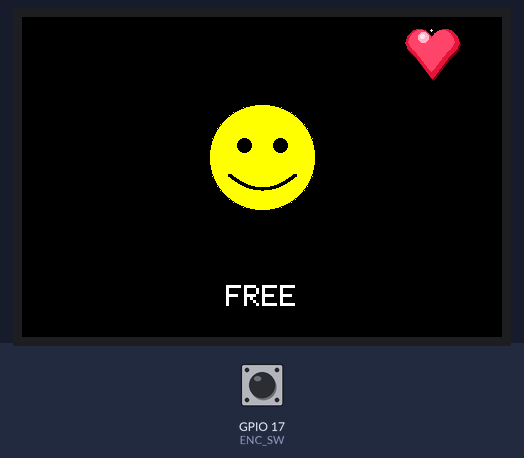
Recording of a sketch running on a simulated ESP32. On the bench: 480×320 colour display. The inputs (shaded band) are chosen by the test bench; at power-on: GPIO 17 (ENC_SW) HIGH.

Above: at 1.5 s.
1.6 s: GPIO 17 (ENC_SW) pulled LOW for 0.15 s
At 2.9 s:
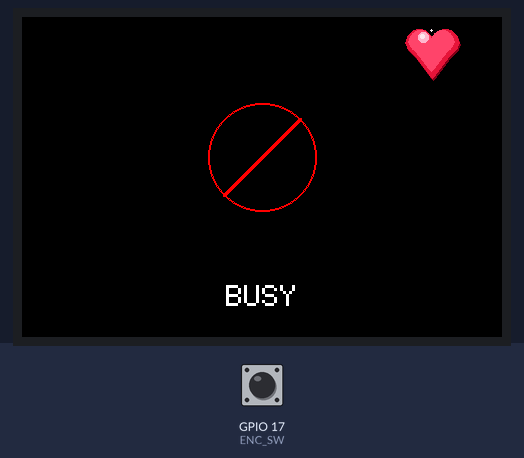
3.3 s: GPIO 17 (ENC_SW) pulled LOW for 1 s
At 3.7 s:
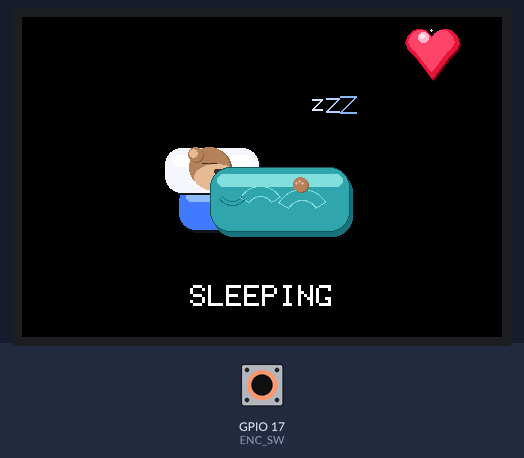
4.9 s: GPIO 17 (ENC_SW) pulled LOW for 0.15 s
At 5.9 s:
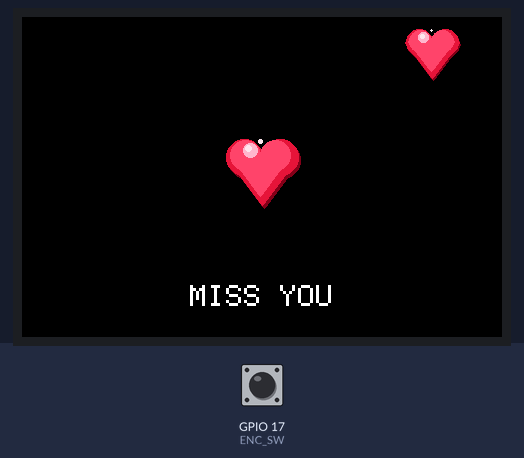
6.6 s: GPIO 17 (ENC_SW) pulled LOW for 3.2 s
At 7.3 s:
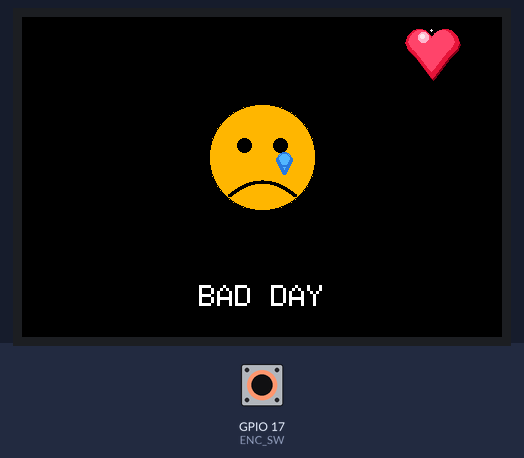
Timing chart, 0 to 9.6 s (numbered marks = the images above; inputs shaded):
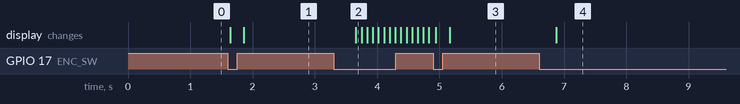

Measured:
- after the input at 1.6 s, the display: first changes at once (image 1 shows a later state)
- after the input at 3.3 s, the display: changes after 0.36 s (image 2)
- after the input at 4.9 s, the display: first changes at once (image 3 shows a later state)
- after the input at 6.6 s, the display: changes after 0.27 s (image 4)

The sketch:

emoji2.ino
```cpp
#include <LovyanGFX.hpp>
#include <math.h>

/* ================= TFT PIN CONFIG ================= */
static constexpr int TFT_D0  = 1;
static constexpr int TFT_D1  = 2;
static constexpr int TFT_D2  = 3;
static constexpr int TFT_D3  = 4;
static constexpr int TFT_D4  = 5;
static constexpr int TFT_D5  = 6;
static constexpr int TFT_D6  = 7;
static constexpr int TFT_D7  = 15;

static constexpr int TFT_CS  = 10;
static constexpr int TFT_DC  = 9;
static constexpr int TFT_WR  = 8;
static constexpr int TFT_RST = 14;

/* ================= KY-040 BUTTON ================= */
static constexpr int ENC_SW = 17;

/* ================= TFT CLASS ================= */
class LGFX : public lgfx::LGFX_Device {
  lgfx::Panel_ILI9488  _panel;
  lgfx::Bus_Parallel8  _bus;

public:
  LGFX() {
    {
      auto cfg = _bus.config();
      cfg.port = 0;
      cfg.freq_write = 2000000;
      cfg.pin_wr = TFT_WR;
      cfg.pin_rd = -1;
      cfg.pin_rs = TFT_DC;

      cfg.pin_d0 = TFT_D0; cfg.pin_d1 = TFT_D1;
      cfg.pin_d2 = TFT_D2; cfg.pin_d3 = TFT_D3;
      cfg.pin_d4 = TFT_D4; cfg.pin_d5 = TFT_D5;
      cfg.pin_d6 = TFT_D6; cfg.pin_d7 = TFT_D7;

      _bus.config(cfg);
      _panel.setBus(&_bus);
    }

    {
      auto cfg = _panel.config();
      cfg.pin_cs = TFT_CS;
      cfg.pin_rst = TFT_RST;
      cfg.pin_busy = -1;

      cfg.memory_width  = 320;
      cfg.memory_height = 480;
      cfg.panel_width   = 320;
      cfg.panel_height  = 480;

      cfg.offset_x = 0;
      cfg.offset_y = 0;
      cfg.invert = false;
      cfg.rgb_order = false;

      _panel.config(cfg);
    }
    setPanel(&_panel);
  }
};

LGFX tft;

/* ================= STATUS SYSTEM ================= */
enum MyStatus {
  ST_FREE = 0,
  ST_BUSY,
  ST_SLEEPING,
  ST_MISS_YOU,
  ST_BAD_DAY,
  ST_COUNT
};

MyStatus myStatus = ST_FREE;
MyStatus partnerStatus = ST_MISS_YOU;

const char* statusText[ST_COUNT] = {
  "FREE",
  "BUSY",
  "SLEEPING",
  "MISS YOU",
  "BAD DAY"
};

/* ================= ICON SCALE ================= */
float SCALE = 1.2f;

/* ================= HELPERS ================= */
uint16_t rgb565(uint8_t r, uint8_t g, uint8_t b) { return tft.color565(r, g, b); }

void clearCenterIconArea(int cx, int cy) {
  const int w = 220;
  const int h = 220;
  tft.fillRect(cx - w/2, cy - h/2, w, h, TFT_BLACK);
}

void drawThickCircle(int x, int y, int r, int thickness, uint16_t color) {
  for (int i = 0; i < thickness; i++) tft.drawCircle(x, y, r - i, color);
}

void drawThickLine(int x0, int y0, int x1, int y1, int thickness, uint16_t color) {
  int half = thickness / 2;
  for (int dx = -half; dx <= half; dx++) {
    for (int dy = -half; dy <= half; dy++) {
      tft.drawLine(x0 + dx, y0 + dy, x1 + dx, y1 + dy, color);
    }
  }
}

/* ================= HAPPY / SAD / BUSY ================= */
void drawHappyFace(int x, int y) {
  int r = (int)(45 * SCALE);
  int eyeOffsetX = (int)(15 * SCALE);
  int eyeOffsetY = (int)(10 * SCALE);
  int eyeSize = (int)(5 * SCALE);

  tft.fillCircle(x, y, r, TFT_YELLOW);
  drawThickCircle(x, y, r, 2, TFT_BLACK);

  tft.fillCircle(x - eyeOffsetX, y - eyeOffsetY, eyeSize + 1, TFT_BLACK);
  tft.fillCircle(x + eyeOffsetX, y - eyeOffsetY, eyeSize + 1, TFT_BLACK);

  int mouthWidth  = (int)(28 * SCALE);
  int mouthHeight = (int)(12 * SCALE);
  int mouthY      = (int)(y + (15 * SCALE));

  int prevX = x - mouthWidth;
  int prevY = mouthY;

  for (int i = -mouthWidth; i <= mouthWidth; i++) {
    float t = (float)i / mouthWidth;
    int curveY = mouthY + (int)(mouthHeight * (1 - t * t));
    int drawX = x + i;
    drawThickLine(prevX, prevY, drawX, curveY, 2, TFT_BLACK);
    prevX = drawX; prevY = curveY;
  }
}

void drawSadFace(int x, int y) {
  int r = (int)(45 * SCALE);
  int eyeOffsetX = (int)(15 * SCALE);
  int eyeOffsetY = (int)(10 * SCALE);
  int eyeSize = (int)(5 * SCALE);

  tft.fillCircle(x, y, r, TFT_ORANGE);
  drawThickCircle(x, y, r, 2, TFT_BLACK);

  int leftEyeX  = x - eyeOffsetX;
  int rightEyeX = x + eyeOffsetX;
  int eyeY      = y - eyeOffsetY;

  tft.fillCircle(leftEyeX,  eyeY, eyeSize + 1, TFT_BLACK);
  tft.fillCircle(rightEyeX, eyeY, eyeSize + 1, TFT_BLACK);

  int mouthWidth  = (int)(28 * SCALE);
  int mouthHeight = (int)(12 * SCALE);
  int mouthY      = (int)(y + (32 * SCALE));

  int prevX = x - mouthWidth;
  int prevY = mouthY;

  for (int i = -mouthWidth; i <= mouthWidth; i++) {
    float t = (float)i / mouthWidth;
    int curveY = mouthY - (int)(mouthHeight * (1 - t * t));
    int drawX = x + i;
    drawThickLine(prevX, prevY, drawX, curveY, 2, TFT_BLACK);
    prevX = drawX; prevY = curveY;
  }

  // Tear
  uint16_t tearFill = tft.color565(80, 180, 255);
  uint16_t tearOut  = tft.color565(40, 120, 220);

  int tearX = rightEyeX + (int)(4 * SCALE);
  int tearY = eyeY + (int)(12 * SCALE);
  int tearR = (int)(6 * SCALE);

  tft.fillCircle(tearX, tearY, tearR, tearFill);
  tft.fillTriangle(tearX - tearR, tearY, tearX + tearR, tearY, tearX, tearY + (tearR * 2), tearFill);

  drawThickCircle(tearX, tearY, tearR, 2, tearOut);
  drawThickLine(tearX - tearR, tearY, tearX, tearY + tearR * 2, 2, tearOut);
  drawThickLine(tearX + tearR, tearY, tearX, tearY + tearR * 2, 2, tearOut);
}

void drawBusyIcon(int x, int y) {
  int r = (int)(45 * SCALE);
  int lineOffset = (int)(32 * SCALE);
  drawThickCircle(x, y, r, 2, TFT_RED);
  drawThickLine(x - lineOffset, y + lineOffset, x + lineOffset, y - lineOffset, 2, TFT_RED);
}

/* =================  HEART ================= */
void drawHeartShape(int x, int y, float s, uint16_t color) {
  int circleOffset = (int)(15 * s);
  int circleR      = (int)(15 * s);
  int triWidth     = (int)(30 * s);
  int triHeight    = (int)(40 * s);

  tft.fillCircle(x - circleOffset, y, circleR, color);
  tft.fillCircle(x + circleOffset, y, circleR, color);
  tft.fillTriangle(x - triWidth, y, x + triWidth, y, x, y + triHeight, color);
}

void drawHeart(int x, int y) {
  uint16_t shadow   = tft.color565(130,  0, 25);
  uint16_t base     = tft.color565(230, 20, 60);
  uint16_t inner    = tft.color565(255, 70, 110);
  uint16_t gloss1   = tft.color565(255, 180, 200);
  uint16_t gloss2   = tft.color565(255, 230, 235);

  float s = SCALE;

  drawHeartShape(x + (int)(2 * s), y + (int)(3 * s), s, shadow);
  drawHeartShape(x, y, s, base);
  drawHeartShape(x - (int)(2 * s), y - (int)(2 * s), s * 0.86f, inner);

  int shineX = x - (int)(10 * s);
  int shineY = y - (int)(6 * s);

  tft.fillCircle(shineX, shineY, (int)(6 * s),  gloss1);
  tft.fillCircle(shineX - (int)(2 * s), shineY - (int)(2 * s), (int)(3 * s), gloss2);
  tft.fillCircle(x - (int)(2 * s), y - (int)(14 * s), (int)(2 * s), gloss2);
}

/* ================= SLEEP: STATIC SCENE + ZZZ  ================= */
static uint32_t zLastMs = 0;
static uint8_t  zFrame  = 0;
static bool     sleepSceneDrawn = false;

struct Rect { int x, y, w, h; };
static Rect zPrev[3] = { {0,0,0,0}, {0,0,0,0}, {0,0,0,0} };

void drawZ(float s, int x, int y, int size, uint16_t col) {
  int t = (int)(2 * s);
  if (t < 1) t = 1;
  for (int i = 0; i < t; i++) {
    tft.drawLine(x, y + i, x + size, y + i, col);
    tft.drawLine(x + size, y + i, x, y + size + i, col);
    tft.drawLine(x, y + size + i, x + size, y + size + i, col);
  }
}

void drawSleepingBearStatic(int cx, int cy) {
  float s = 0.72f;

  auto U = [&](float v)->int {
    int out = (int)lroundf(v * s);
    return (out < 1) ? 1 : out;
  };

  // Colors
  uint16_t bedBase    = rgb565(70, 120, 255);
  uint16_t bedHi      = rgb565(140, 185, 255);
  uint16_t bedShadow  = rgb565(18, 20, 28);

  uint16_t pillowBase = rgb565(245, 245, 255);
  uint16_t pillowHi   = rgb565(255, 255, 255);

  uint16_t blanketBase= rgb565(55, 165, 175);   // teal
  uint16_t blanketHi  = rgb565(135, 220, 220);  // highlight
  uint16_t blanketSh  = rgb565(30, 115, 125);   // shadow
  uint16_t blanketEdge= rgb565(20, 90, 100);    // subtle outline

  uint16_t furBase    = rgb565(180, 130, 90);
  uint16_t furShadow  = rgb565(140, 100, 70);
  uint16_t furHi      = rgb565(225, 185, 145);

  uint16_t lineCol    = rgb565(70, 45, 38);

  // ---------------- BED ----------------
  int bedY = cy + U(70);
  int bedW = U(230);
  int bedH = U(62);

  tft.fillRoundRect(cx - bedW/2 + U(3), bedY - bedH/2 + U(4), bedW, bedH, U(22), bedShadow);
  tft.fillRoundRect(cx - bedW/2,        bedY - bedH/2,        bedW, bedH, U(22), bedBase);
  tft.fillRoundRect(cx - bedW/2 + U(10), bedY - bedH/2 + U(10), bedW - U(20), U(14), U(16), bedHi);

  // ---------------- PILLOW ----------------
  int pillowX = cx - U(70);
  int pillowY = cy + U(18);
  int pillowW = U(130);
  int pillowH = U(62);

  tft.fillRoundRect(pillowX - pillowW/2 + U(3), pillowY - pillowH/2 + U(3),
                    pillowW, pillowH, U(22), bedShadow);
  tft.fillRoundRect(pillowX - pillowW/2, pillowY - pillowH/2,
                    pillowW, pillowH, U(22), pillowBase);
  tft.fillRoundRect(pillowX - pillowW/2 + U(10), pillowY - pillowH/2 + U(10),
                    pillowW - U(20), U(16), U(14), pillowHi);

  // ---------------- BEAR HEAD ----------------
  int hx = pillowX - U(4);
  int hy = pillowY - U(4);
  int headR = U(28);

  tft.fillCircle(hx + U(3), hy + U(2), headR, furShadow);
  tft.fillCircle(hx,        hy,        headR, furBase);

  // ear
  tft.fillCircle(hx - U(18), hy - U(16), U(10), furShadow);
  tft.fillCircle(hx - U(20), hy - U(18), U(10), furBase);
  tft.fillCircle(hx - U(22), hy - U(20), U(5),  furHi);

  // snout highlight
  tft.fillEllipse(hx + U(10), hy + U(14), U(30), U(18), furHi);

  // eyes closed
  tft.drawLine(hx - U(10), hy - U(6), hx - U(2),  hy - U(6), lineCol);
  tft.drawLine(hx + U(2),  hy - U(6), hx + U(10), hy - U(6), lineCol);

  // nose + small mouth
  tft.fillRoundRect(hx + U(7), hy + U(3), U(11), U(7), U(3), lineCol);
  tft.drawCircle(hx + U(12), hy + U(16), U(4), lineCol);

  // ---------------- BLANKET  ----------------
  int bx = cx + U(25);
  int by = cy + U(52);

  int blankW = U(195);
  int blankH = U(90);

  int blankX = bx - blankW/2;
  int blankY = by - U(38);

  // Shadow under blanket
  tft.fillRoundRect(blankX + U(4), blankY + U(7), blankW, blankH, U(28), blanketSh);

  // Main blanket
  tft.fillRoundRect(blankX, blankY, blankW, blankH, U(28), blanketBase);

  // Subtle outline (only bottom + right feel)
  tft.drawRoundRect(blankX, blankY, blankW, blankH, U(28), blanketEdge);

  // Top fold highlight strip
  tft.fillRoundRect(blankX + U(10), blankY + U(10), blankW - U(20), U(18), U(14), blanketHi);

  // Crease arcs (like fabric folds)
  tft.drawArc(blankX + U(70),  blankY + U(58), U(32), U(18), 210, 330, blanketHi);
  tft.drawArc(blankX + U(128), blankY + U(68), U(38), U(22), 210, 330, blanketHi);

  // Blanket tuck near head (small cut illusion)

  tft.drawArc(blankX + U(30), blankY + U(30), U(22), U(16), 40, 140, blanketSh);

  // ---------------- PAW (FIXED POSITION) ----------------

  int pawX = blankX + U(125);
  int pawY = blankY + U(24);
  int pawR = U(10);

  // paw shadow + paw
  tft.fillCircle(pawX + U(2), pawY + U(2), pawR, furShadow);
  tft.fillCircle(pawX,        pawY,        pawR, furBase);

  // toe beans
  uint16_t bean = rgb565(235, 175, 175);
  tft.fillCircle(pawX - U(5), pawY - U(2), U(2), bean);
  tft.fillCircle(pawX - U(1), pawY - U(4), U(2), bean);
  tft.fillCircle(pawX + U(3), pawY - U(2), U(2), bean);
}

void eraseOldZzz() {
  for (int i = 0; i < 3; i++) {
    if (zPrev[i].w > 0 && zPrev[i].h > 0) {
      tft.fillRect(zPrev[i].x, zPrev[i].y, zPrev[i].w, zPrev[i].h, TFT_BLACK);
    }
  }
}

void drawZzzOnly(int cx, int cy) {
  float s = 1.0f;
  uint16_t zColMid = rgb565(180, 210, 255);

  for (int i = 0; i < 3; i++) {
    float phase = (zFrame + i * 18) / 255.0f;
    int zx = cx + (int)(50*s) + (int)(i * (14*s));
    int zy = cy - (int)(58*s) - (int)(phase * (26*s)) + (int)(sin((zFrame + i*20) * 0.05f) * (2*s));
    int zs = (int)((10 + i*3) * s);

    uint16_t zc = (i == 0) ? rgb565(210, 230, 255)
                 : (i == 1) ? zColMid
                 : rgb565(140, 180, 240);

    int pad = 5;
    zPrev[i] = { zx - pad, zy - pad, zs + pad*2, zs + pad*2 + 8 };
    drawZ(s, zx, zy, zs, zc);
  }
}

void startSleepScene(int cx, int cy) {
  clearCenterIconArea(cx, cy);
  drawSleepingBearStatic(cx, cy);

  for (int i = 0; i < 3; i++) zPrev[i] = {0,0,0,0};
  eraseOldZzz();
  drawZzzOnly(cx, cy);

  sleepSceneDrawn = true;
}

void updateZzzAnimation(int cx, int cy) {
  uint32_t now = millis();
  if (now - zLastMs < 90) return;

  zLastMs = now;
  zFrame += 6;

  eraseOldZzz();
  drawZzzOnly(cx, cy);
}

/* ================= MAIN UI ================= */
void drawPartnerIconTopRight() {
  int px = tft.width() - 25 - 45;
  int py = 25;

  float oldScale = SCALE;
  SCALE = 0.9f;

  if (partnerStatus == ST_MISS_YOU) {
    drawHeart(px, py);
  } else {
    tft.fillCircle(px, py, 10, TFT_GREEN);
  }

  SCALE = oldScale;
}

void drawStatusScreen() {
  tft.fillScreen(TFT_BLACK);
  sleepSceneDrawn = false;

  drawPartnerIconTopRight();

  int cx = tft.width() / 2;
  int cy = tft.height() / 2 - 20;

  clearCenterIconArea(cx, cy);

  switch (myStatus) {
    case ST_FREE:     drawHappyFace(cx, cy); break;
    case ST_BUSY:     drawBusyIcon(cx, cy); break;
    case ST_SLEEPING: startSleepScene(cx, cy); break;
    case ST_MISS_YOU: drawHeart(cx, cy); break;
    case ST_BAD_DAY:  drawSadFace(cx, cy); break;
    default: break;
  }

  tft.setTextSize(3);
  tft.setTextColor(TFT_WHITE, TFT_BLACK);
  tft.setTextDatum(lgfx::textdatum_t::middle_center);
  tft.drawString(statusText[(int)myStatus], tft.width() / 2, tft.height() - 40);
}

/* ================= BUTTON ================= */
bool buttonPressedEvent() {
  static bool lastStable = HIGH;
  static bool lastRead   = HIGH;
  static uint32_t lastChangeMs = 0;

  bool r = digitalRead(ENC_SW);
  uint32_t now = millis();

  if (r != lastRead) {
    lastRead = r;
    lastChangeMs = now;
  }

  if (now - lastChangeMs >= 40) {
    if (lastStable != lastRead) {
      lastStable = lastRead;
      if (lastStable == LOW) return true;
    }
  }
  return false;
}

/* ================= SETUP & LOOP ================= */
void setup() {
  tft.init();
  tft.setRotation(3);
  pinMode(ENC_SW, INPUT_PULLUP);
  drawStatusScreen();
}

void loop() {
  if (buttonPressedEvent()) {
    myStatus = (MyStatus)((myStatus + 1) % ST_COUNT);
    drawStatusScreen();
  }

  // Animate Zzz while sleeping
  if (myStatus == ST_SLEEPING && sleepSceneDrawn) {
    int cx = tft.width() / 2;
    int cy = tft.height() / 2 - 20;
    updateZzzAnimation(cx, cy);
  }
}
```
